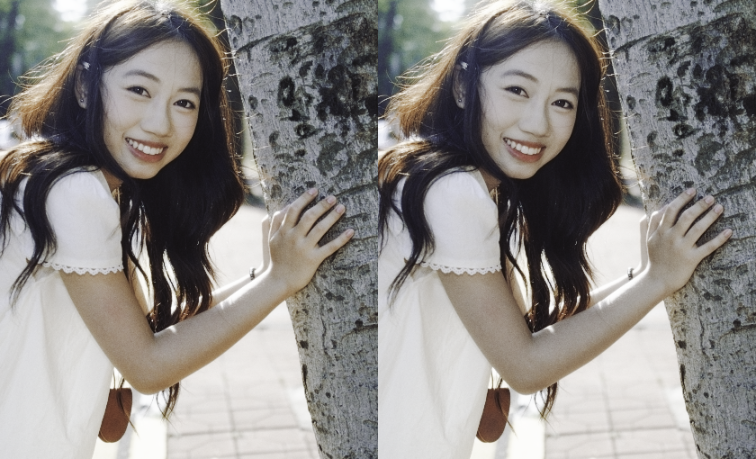
#> input picture svFilm/_archive_1029/lrfinish_debugpng/_ab_sat.png, 756 x 459 px; its folder holds only this picture in this run
$ python oracle_lut.py --source ../../_archive_1029/lrfinish_debugpng/_ab_sat.png --target ../../_tools/spektrafilm/img/readme/darktable_export_settings.png
#> lines starting #> are read from the running program, lines starting #| are printed output that depends on the picture
### svFilm/lrfinish/paths.py
# -*- coding: utf-8 -*-
r"""所有路径的唯一入口。

本目录 = <repo>/svFilm/lrfinish/。代码里不许再出现 `E:\lr_agent` 或
`E:\Debug_svStudio\...` 这类绝对路径；需要换机器时只改这里的环境变量。

环境变量（都可选）：
  LR_ROOT                 工作根（layer1/2/5 的输入输出），默认 <debug>/lr_agent_out/2026-10-23
  LRFINISH_DEBUG          调试根，默认 E:\Debug_svStudio
  LRFINISH_BATCH_ROOT     底片根，默认 <debug>/svFilm_out
  LRFINISH_CMD            LR 桥队列目录，默认本目录/lr_cmd
  LRFINISH_MASTER         大师成片根，默认 E:\ds\大师成片
  LRFINISH_LR_EXE         Lightroom.exe
  LRFINISH_LR_CATALOG     .lrcat
  LRFINISH_LR_CONSOLE     lrc_console.log
"""
from __future__ import annotations

import os
from pathlib import Path

ROOT = Path(__file__).resolve().parent          # <repo>/svFilm/lrfinish
OPT = ROOT / 'opt'
PROTO = ROOT / 'prototype'
ENGINE = ROOT.parent                           # <repo>/svFilm（含 svFilm 包）
REPO = ENGINE.parent                           # <repo>
PRESETS = ENGINE / 'svFilm' / 'data' / 'presets'   # 胶片预设目录（finish.json 就在这里）


def _p(name: str, default) -> Path:
    v = os.environ.get(name)
    return Path(v).expanduser() if v else Path(default)


DEBUG = _p('LRFINISH_DEBUG', r'E:\Debug_svStudio')
WORK = _p('LR_ROOT', DEBUG / 'lr_agent_out' / '2026-10-23')
BATCH_ROOT = _p('LRFINISH_BATCH_ROOT', DEBUG / 'svFilm_out')
CMD_DIR = _p('LRFINISH_CMD', ROOT / 'lr_cmd')
MASTER = _p('LRFINISH_MASTER', r'E:\ds\大师成片')
PROFILES = ROOT / 'profiles'
CALIB = ROOT / 'calibration'

APPDATA = Path(os.environ.get('APPDATA', Path.home() / 'AppData' / 'Roaming'))
LR_EXE = _p('LRFINISH_LR_EXE', r'D:\LR\Adobe Lightroom Classic\Lightroom.exe')
LR_CATALOG = _p('LRFINISH_LR_CATALOG',
                Path.home() / 'Pictures' / 'Lightroom' / 'Lightroom Catalog.lrcat')
LR_CONSOLE = _p('LRFINISH_LR_CONSOLE',
                APPDATA / 'Adobe' / 'Lightroom' / 'lrc_console.log')


def ensure_import_path() -> None:
    """把 lrfinish 根、opt、prototype、引擎父目录加进 sys.path（幂等）。"""
    import sys
    for p in (str(ROOT), str(OPT), str(PROTO), str(ENGINE)):
        if p not in sys.path:
            sys.path.insert(0, p)

### svFilm/svFilm/color.py
# -*- coding: utf-8 -*-
"""svFilm 色彩基元（全自实现，不引用既有管线代码）。"""
import numpy as np

M_RGB2XYZ = np.array([
    [0.4124564, 0.3575761, 0.1804375],
    [0.2126729, 0.7151522, 0.0721750],
    [0.0193339, 0.1191920, 0.9503041],
])
M_XYZ2RGB = np.linalg.inv(M_RGB2XYZ)
WP = np.array([0.95047, 1.00000, 1.08883])

# Rec.709 亮度权重
W_LUMA = np.array([0.2126, 0.7152, 0.0722])

_EPS = 1e-12
_DELTA = 6.0 / 29.0


def s2l(x):
    """disp -> lin"""
    x = np.asarray(x, np.float64)
    return np.where(x <= 0.04045, x / 12.92, ((np.maximum(x, 0.0) + 0.055) / 1.055) ** 2.4)


def l2s(y):
    y = np.clip(np.asarray(y, np.float64), 0.0, None)
    return np.where(y <= 0.0031308, y * 12.92, 1.055 * y ** (1.0 / 2.4) - 0.055)


def u8_to_display(u8):
    return np.asarray(u8, np.float64) / 255.0


def display_to_u8(d):
    return np.clip(np.rint(np.asarray(d, np.float64) * 255.0), 0, 255).astype(np.uint8)


# [4 lines left out: function luma, not called in this run]


def Y_of(lin):
    return luma(lin)


def gray_of(disp):
    r"""disp -> 显示域灰度（阈值判据统一用这把尺子）。"""
    return luma(disp)


def gray255(disp):
    return luma(disp) * 255.0


def f_lab(t):
    t = np.asarray(t, np.float64)
    return np.where(t > _DELTA ** 3, np.cbrt(np.maximum(t, 0.0)), t / (3.0 * _DELTA ** 2) + 4.0 / 29.0)


def f_lab_inv(t):
    t = np.asarray(t, np.float64)
    return np.where(t > _DELTA, t ** 3, 3.0 * _DELTA ** 2 * (t - 4.0 / 29.0))


def to_lab(disp):
    lin = s2l(np.clip(np.asarray(disp, np.float64), 0.0, 1.0))
    xyz = (lin @ M_RGB2XYZ.T) / WP
    f = f_lab(xyz)
    L = 116.0 * f[..., 1] - 16.0
    a = 500.0 * (f[..., 0] - f[..., 1])
    b = 200.0 * (f[..., 1] - f[..., 2])
    return np.stack([L, a, b], axis=-1)


# [8 lines left out: function from_lab, not called in this run]


def L_of_lin(lin):
    return 116.0 * f_lab(np.clip(lin, 0.0, None)) - 16.0


def lin_of_L(L):
    return f_lab_inv((np.asarray(L, np.float64) + 16.0) / 116.0)


def chroma(lab):
    return np.sqrt(lab[..., 1] ** 2 + lab[..., 2] ** 2)


def chroma_c90(disp):
    return float(np.percentile(chroma(to_lab(disp)), 90))


def pct_of(arr, pcts):
    return {float(p): float(np.percentile(arr, p)) for p in pcts}


# [17 lines left out: functions sat_hsv, smoothstep, hue_deg, not called in this run]

### svFilm/lrfinish/opt/oracle_lut.py
# -*- coding: utf-8 -*-
r"""LUT oracle：用前后图对拟合 3D LUT，量 held-out ΔE。

不是交付 LUT；是验收“我们的 LR profile 离参考 look 多远”。

做法（sLUTy 的简化版）：
  ① 源/目标同帧、同尺寸；
  ② 像素对按输入 RGB 分箱到 N³ 网格，取平均；
  ③ 空箱用最近邻填（cKDTree）；
  ④ 三线性插值应用；Lab ΔE76。

用法：
  python opt/oracle_lut.py --source <dir> --target <dir> --size 17
  python opt/oracle_lut.py --source a.tif --target b.tif
"""
from __future__ import annotations

import argparse
import glob
import os
import sys

import cv2
import numpy as np

sys.path.insert(0, os.path.dirname(os.path.dirname(os.path.abspath(__file__))))
import paths
paths.ensure_import_path()
import svFilm.color as color                        # noqa: E402
from scipy.ndimage import map_coordinates            # noqa: E402
from scipy.spatial import cKDTree                    # noqa: E402


def load(path, edge=512):
    im = cv2.imdecode(np.frombuffer(open(path, 'rb').read(), np.uint8),
                      cv2.IMREAD_UNCHANGED)
    if im is None:
        return None
    if im.dtype == np.uint16:
        im = im.astype(np.float32) / 65535.0
    else:
        im = im.astype(np.float32) / 255.0
    if im.ndim == 2:
        im = np.stack([im] * 3, -1)
    im = cv2.cvtColor(im, cv2.COLOR_BGR2RGB)
    h, w = im.shape[:2]
    s = edge / max(h, w)
    if s < 1:
        im = cv2.resize(im, (int(round(w * s)), int(round(h * s))),
                        interpolation=cv2.INTER_AREA)
    return np.clip(im, 0, 1)


def sample(rgb, step=4):
    return rgb[::step, ::step].reshape(-1, 3)


def fit_rbf(src, tgt, size=17):
    """在 N³ 网格上估残差 (target-source)，用局部 RBF 平滑；identity 时残差≈0。"""
    from scipy.interpolate import RBFInterpolator
    n = int(size)
    idx = np.clip(np.floor(src * (n - 1) + 1e-6).astype(np.int64), 0, n - 1)
    flat = idx[:, 0] * n * n + idx[:, 1] * n + idx[:, 2]
    res = tgt - src
    sums = np.zeros((n ** 3, 3), np.float64)
    cnt = np.zeros(n ** 3, np.int64)
    np.add.at(sums, flat, res)
    np.add.at(cnt, flat, 1)
    filled = cnt > 0
    coords = np.stack(np.unravel_index(np.where(filled)[0], (n, n, n)), 1)
    coords = coords / float(n - 1)
    vals = sums[filled] / cnt[filled, None]
    return RBFInterpolator(coords, vals, neighbors=32,
                           kernel='thin_plate_spline', smoothing=0.01)


def apply_rbf(rgb, model):
    shp = rgb.shape
    flat = rgb.reshape(-1, 3)
    out = flat + model(flat)
    return np.clip(out.reshape(shp), 0, 1)


def delta_e(a, b):
    la = color.to_lab(np.ascontiguousarray(a))
    lb = color.to_lab(np.ascontiguousarray(b))
    return float(np.mean(np.sqrt(np.sum((la - lb) ** 2, axis=-1))))


def main():
    ap = argparse.ArgumentParser()
    ap.add_argument('--source', required=True)
    ap.add_argument('--target', required=True)
    ap.add_argument('--size', type=int, default=17)
    ap.add_argument('--edge', type=int, default=512)
    ap.add_argument('--step', type=int, default=4)
    a = ap.parse_args()

    if os.path.isfile(a.source) and os.path.isfile(a.target):
        pairs = [(a.source, a.target)]
    else:
        srcs = {os.path.basename(p): p for p in glob.glob(os.path.join(a.source, '*.tif'))}
        tgts = {os.path.basename(p): p for p in glob.glob(os.path.join(a.target, '*.tif'))}
        pairs = [(srcs[k], tgts[k]) for k in sorted(set(srcs) & set(tgts))]
    if not pairs:
        raise SystemExit('没有匹配的前后图对')

    print('pairs=%d  size=%d  edge=%d' % (len(pairs), a.size, a.edge))
    errs = []
    for i, (sp, tp) in enumerate(pairs):
        s, t = load(sp, a.edge), load(tp, a.edge)
#> in load, im is the input picture: shape (459, 756, 3); mean B, G, R 134.3, 136.9, 140.2
#> call 2 of load, with edge = 512
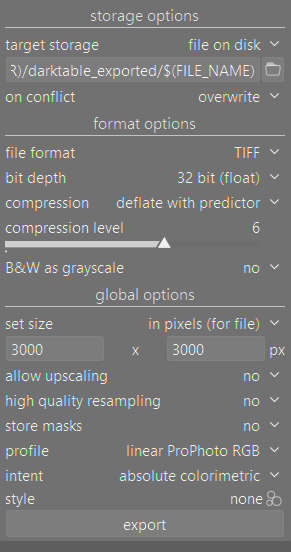
#> input picture svFilm/_tools/spektrafilm/img/readme/darktable_export_settings.png, 291 x 552 px
#> in load, im is the input picture: shape (552, 291, 4); mean B, G, R, A 120.1, 120.2, 120.1, 255
        if s is None or t is None:
            print('  skip %s' % os.path.basename(sp)); continue
        if s.shape != t.shape:
            t = cv2.resize(t, (s.shape[1], s.shape[0]), interpolation=cv2.INTER_AREA)
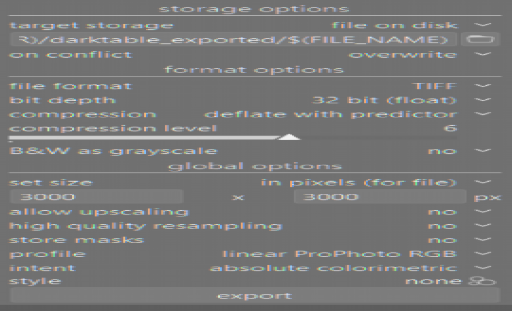
#> t: shape (311, 512, 3) float32; mean of channels 0, 1, 2 0.471, 0.471, 0.471; drawn as B, G, R
        if len(pairs) > 1:
            train = [(x, y) for j, (x, y) in enumerate(pairs) if j != i]
            ss = np.concatenate([sample(load(x, a.edge), a.step) for x, _ in train])
            tt = np.concatenate([sample(load(y, a.edge), a.step) for _, y in train])
        else:
            ss, tt = sample(s, a.step), sample(t, a.step)
        lut = fit_rbf(ss, tt, a.size)
#> in fit_rbf, `flat = idx[:, 0] * n * n + idx[:, 1] * n + idx[:, 2]`: flat = 9984 values, max 4605 at index 10, min 307 at index 1444, mean 2543
        de = delta_e(apply_rbf(s, lut), t)
#> in to_lab, `L = 116.0 * f[..., 1] - 16.0`:
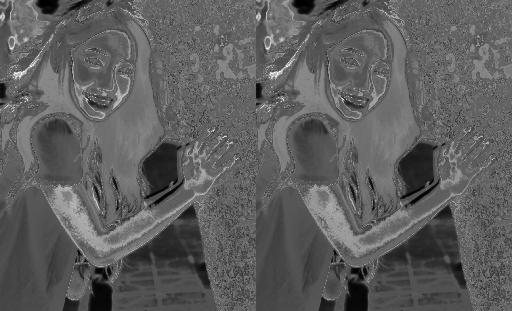
#> L: shape (311, 512) float64; min 44.01, max 53.31, mean 47.5; drawn with min black and max white
#> in to_lab, `b = 200.0 * (f[..., 1] - f[..., 2])`:
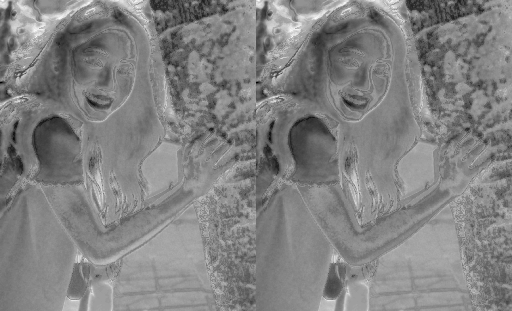
#> b: shape (311, 512) float64; min -6.06, max 5.46, mean -0.172; drawn with min black and max white
#> in to_lab (call 2), `L = 116.0 * f[..., 1] - 16.0`:
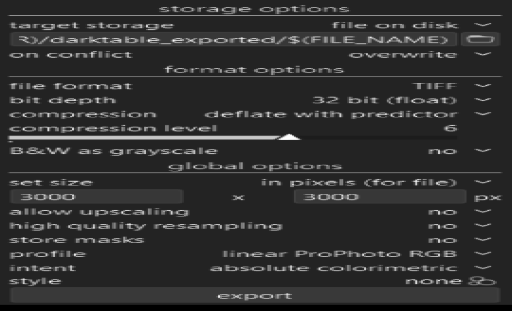
#> L: shape (311, 512) float64; min 39.9, max 95.15, mean 50.5; drawn with min black and max white
#> in to_lab (call 2), `a = 500.0 * (f[..., 0] - f[..., 1])`:
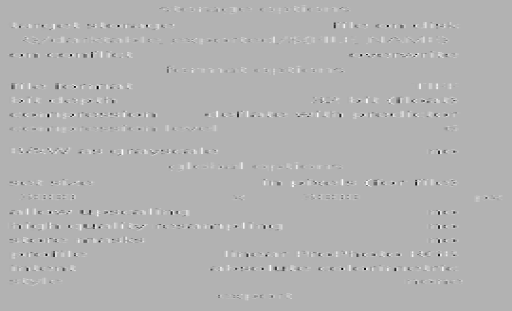
#> a: shape (311, 512) float64; min -51.55, max 22.19, mean 0; drawn with min black and max white
#> in to_lab (call 2), `return np.stack([L, a, b], axis=-1)`:
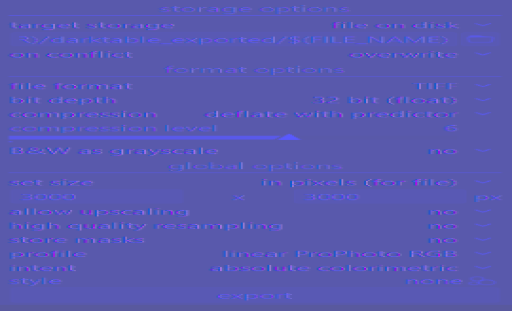
#> returned value: shape (311, 512, 3) float64; mean of channels 0, 1, 2 50.5, 0, 0.1; drawn with min black and max white
#> de = 5.11
        errs.append(de)
        print('  %-28s ΔE %.3f' % (os.path.basename(sp), de))
#|   _ab_sat.png                  ΔE 5.111
    if errs:
        print('mean ΔE %.3f  (n=%d)' % (float(np.mean(errs)), len(errs)))
#| mean ΔE 5.111  (n=1)


if __name__ == '__main__':
    main()
